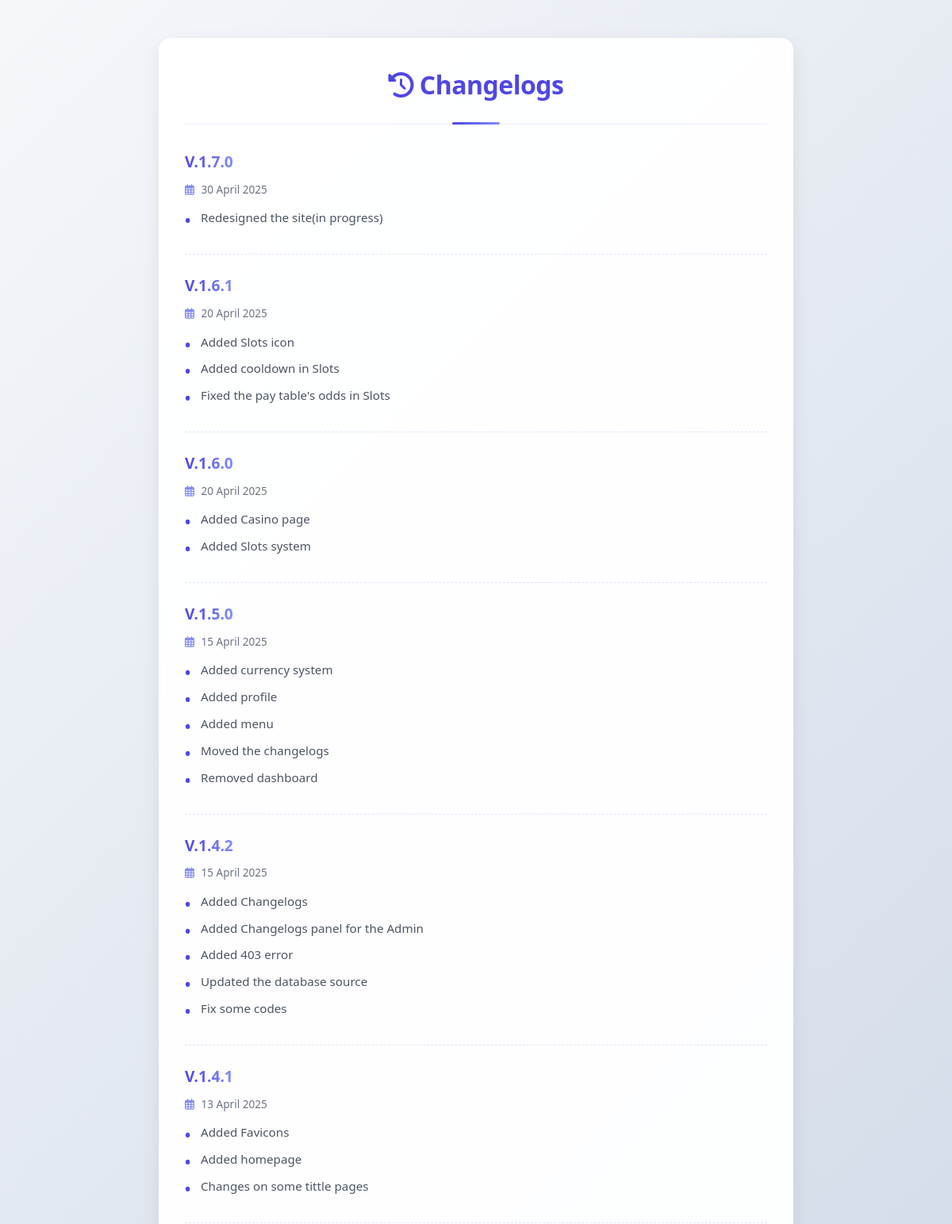
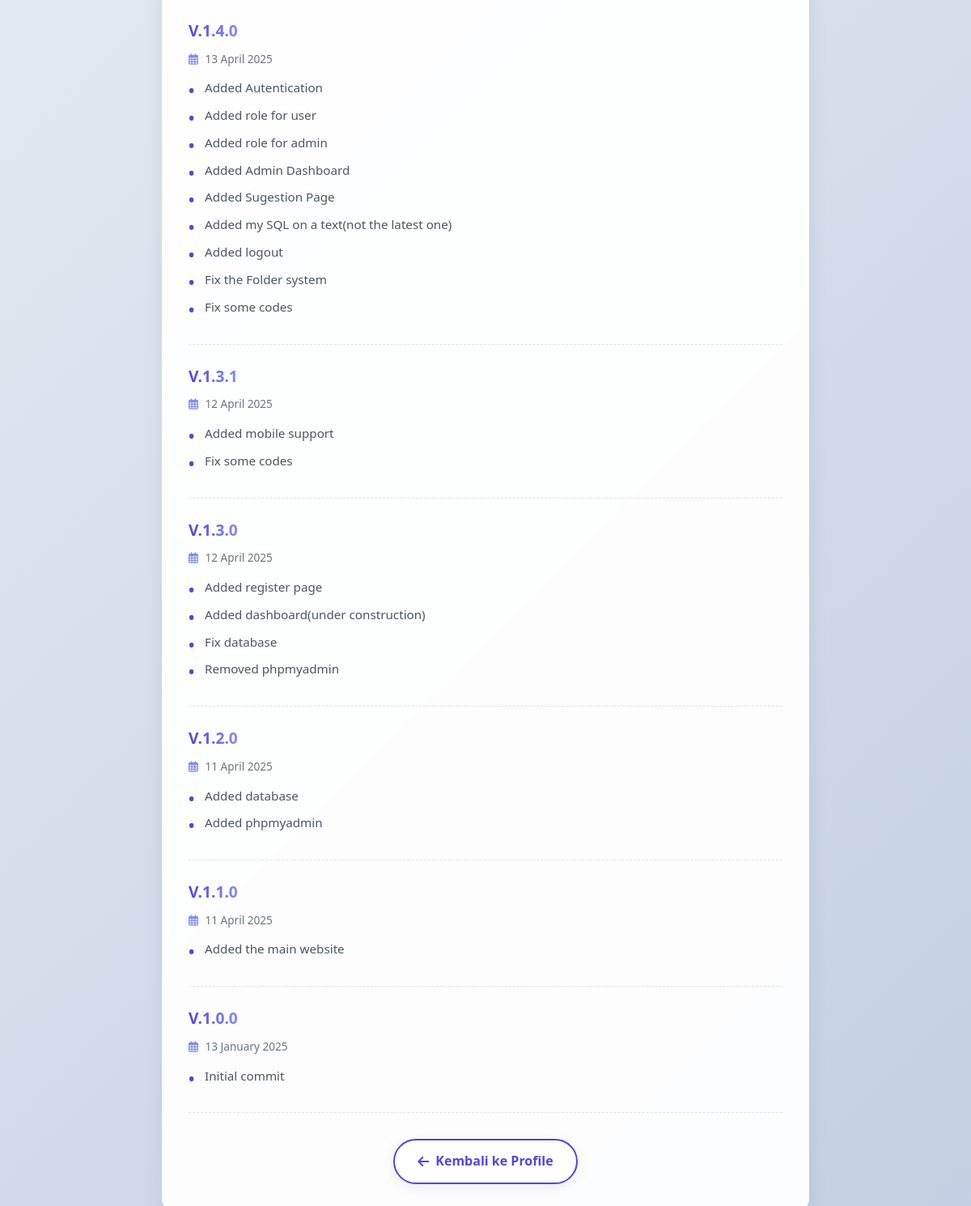
The app's page /profile/changelogs/index.php (signed in) with its own data (2 pictures, top to bottom).
### tables this page shows
CREATE TABLE `changelogs` (
  `id` int(11) NOT NULL AUTO_INCREMENT,
  `version` varchar(50) NOT NULL COMMENT 'Contoh: v1.0.1, Build 20250415',
  `description` text NOT NULL COMMENT 'Detail perubahan pada versi ini',
  `update_date` date NOT NULL COMMENT 'Tanggal update versi ini',
  `created_at` timestamp NULL DEFAULT current_timestamp(),
  `updated_at` timestamp NULL DEFAULT current_timestamp() ON UPDATE current_timestamp(),
  PRIMARY KEY (`id`),
  KEY `idx_update_date` (`update_date`) COMMENT 'Index untuk sorting berdasarkan tanggal'
);

### profile/changelogs/index.php (the view, shortened to what this page needs)
<?php
$conn = new mysqli("localhost", "admin", "admin123", "login_app");
if ($conn->connect_error) {
    $error_message = "Gagal terhubung ke database. Silakan coba lagi nanti.";
    $changelogs = [];
} else {
    $sql_changelog = "SELECT version, description, update_date FROM changelogs ORDER BY update_date DESC, id DESC";
    $result_changelog = $conn->query($sql_changelog);
    $changelogs = [];
    if ($result_changelog) {
        while ($row = $result_changelog->fetch_assoc()) {
            $changelogs[] = $row;
        }
    } else {
        $error_message = "Gagal mengambil data changelogs: " . $conn->error;
    }
}
?>
<!DOCTYPE html>
<html lang="id">
<head>
<link rel="stylesheet" href="/assets/css/main.css">
<link rel="stylesheet" href="https://cdnjs.cloudflare.com/ajax/libs/font-awesome/6.4.0/css/all.min.css">
</head>
<body>
<div class="changelog-container">
    <div class="changelog-header">
        <h1><i class="fas fa-history"></i> Changelogs</h1>
    </div>
    <?php if (!empty($changelogs)): ?>
        <?php foreach ($changelogs as $log): ?>
            <div class="changelog-item">
                <h4><?= htmlspecialchars($log['version']) ?></h4>
                <span class="date"><i class="far fa-calendar-alt"></i> <?= date("d F Y", strtotime($log['update_date'])) ?></span>
                <?php
                $raw_description = htmlspecialchars($log['description']);
                $lines = explode("\n", $raw_description);
                echo '<ul class="changelog-list">';
                foreach ($lines as $line) {
                    $trimmed_line = trim($line);
                    if (!empty($trimmed_line)) {
                        $content = (strpos($trimmed_line, '-') === 0) ? ltrim(substr($trimmed_line, 1)) : $trimmed_line;
                        echo '<li>' . $content . '</li>';
                    }
                }
                echo '</ul>';
                ?>
            </div>
        <?php endforeach; ?>
    <?php elseif (!isset($error_message)):  ?>
        <p class="no-changelog"><i class="fas fa-info-circle"></i> Belum ada riwayat pembaruan yang tercatat.</p>
    <?php endif; ?>
    <div class="back-link-container">
         <a href="/profile" class="btn btn-secondary"><i class="fas fa-arrow-left"></i> Kembali ke Profile</a>
    </div>
</div>
</body>
</html>

### assets/css/main.css (style rules this page uses)
* { margin: 0; padding: 0; box-sizing: border-box; font-family: 'Segoe UI', 'Roboto', 'Arial', sans-serif; }
html { scroll-behavior: smooth; }
body { min-height: 100vh; background: linear-gradient(135deg, #f5f7fa 0%, #c3cfe2 100%); color: #4b5563; line-height: 1.6; font-size: 16px; overflow-x: hidden; position: relative; }
h1, h2, h3, h4, h5, h6 { color: #334155; margin-bottom: 1rem; font-weight: 700; }
h1 { font-size: 2.2rem; letter-spacing: -0.5px; }
a { color: #4f46e5; text-decoration: none; transition: color 0.2s ease; }
.btn { display: inline-flex; align-items: center; justify-content: center; padding: 0.8rem 1.8rem; font-size: 1rem; border: none; border-radius: 50px; cursor: pointer; transition: all 0.3s ease; font-weight: 600; text-decoration: none; gap: 8px; box-shadow: 0 4px 15px rgba(0, 0, 0, 0.08); white-space: nowrap; }
.btn-secondary { background-color: #fff; color: #4f46e5; border: 2px solid #4f46e5; }
.changelog-item { margin-bottom: 25px; padding-bottom: 20px; border-bottom: 1px dashed rgba(79, 70, 229, 0.2); }
.changelog-item h4 { font-size: 1.1rem; margin: 0 0 10px 0; color: #1f2937; display: inline-block; background: linear-gradient(to right, #4f46e5, #818cf8); -webkit-background-clip: text; -webkit-text-fill-color: transparent; background-clip: text; }
.changelog-item .date { font-size: 0.85rem; color: #6b7280; margin-bottom: 12px; display: block; font-weight: 500; }
.changelog-item .date i { margin-right: 5px; color: #818cf8; }
.changelog-item ul.changelog-list { font-size: 0.9rem; line-height: 1.6; color: #4b5563; margin: 0; padding-left: 0; list-style-type: none; white-space: normal; word-wrap: break-word; }
.changelog-item ul.changelog-list li { margin-bottom: 8px; position: relative; padding-left: 20px; }
.changelog-item ul.changelog-list li::before { content: "•"; position: absolute; left: 0; top: 0px; color: #4f46e5; font-weight: bold; font-size: 1.2rem; line-height: 1.6; }

### profile/changelogs/index.php (style rules this page uses)
body { background: linear-gradient(135deg, #f5f7fa 0%, #c3cfe2 100%); display: block; min-height: 100vh; padding-top: 2rem; }
.changelog-container { background-color: rgba(255, 255, 255, 0.95); padding: 2rem; margin: 1rem auto; border-radius: 15px; box-shadow: 0 8px 25px rgba(0, 0, 0, 0.08); max-width: 800px; backdrop-filter: blur(5px); border: 1px solid rgba(255, 255, 255, 0.18); }
.changelog-header { text-align: center; margin-bottom: 2rem; padding-bottom: 1rem; border-bottom: 1px solid rgba(79, 70, 229, 0.1); position: relative; }
.changelog-header::after { content: ''; position: absolute; bottom: -1px; left: 50%; transform: translateX(-50%); width: 60px; height: 3px; background: linear-gradient(to right, #4f46e5, #818cf8); border-radius: 2px; }
.changelog-header h1 { font-size: 2rem; margin-bottom: 0.5rem; color: #4f46e5; }
.changelog-item { margin-bottom: 1.5rem; padding-bottom: 1.5rem; border-bottom: 1px dashed rgba(79, 70, 229, 0.15); }
.changelog-item h4 { font-size: 1.2rem; color: #334155; margin-bottom: 0.5rem; display: inline-block; }
.changelog-item .date { font-size: 0.85rem; color: #6b7280; margin-bottom: 0.8rem; display: block; }
.changelog-item .date i { margin-right: 5px; color: #818cf8; }
.changelog-item ul.changelog-list { font-size: 0.95rem; line-height: 1.7; color: #4b5563; margin: 0; padding-left: 0; list-style-type: none; }
.changelog-item ul.changelog-list li { margin-bottom: 0.5rem; position: relative; padding-left: 20px; }
.changelog-item ul.changelog-list li::before { content: "•"; position: absolute; left: 0; top: 0px; color: #4f46e5; font-weight: bold; font-size: 1.2rem; line-height: 1.7; }
.back-link-container { text-align: center; margin-top: 2rem; }

### records on screen
changelogs: version "V.1.7.0", update_date "30 April 2025", description "Redesigned the site(in progress)"
changelogs: version "V.1.6.1", update_date "20 April 2025", description "Added Slots icon", description "Added cooldown in Slots", description "Fixed the pay table's odds in Slots"
changelogs: version "V.1.6.0", update_date "20 April 2025", description "Added Casino page", description "Added Slots system"
changelogs: version "V.1.5.0", update_date "15 April 2025", description "Added currency system", description "Added profile", description "Added menu", description "Moved the changelogs", description "Removed dashboard"
changelogs: version "V.1.4.2", update_date "15 April 2025", description "Added Changelogs", description "Added Changelogs panel for the Admin", description "Added 403 error", description "Updated the database source", description "Fix some codes"
changelogs: version "V.1.4.1", update_date "13 April 2025", description "Added Favicons", description "Added homepage", description "Changes on some tittle pages"
changelogs: version "V.1.4.0", update_date "13 April 2025", description "Added Autentication", description "Added role for user", description "Added role for admin", description "Added Admin Dashboard", description "Added Sugestion Page", description "Added my SQL on a text(not the latest one)", description "Added logout", description "Fix the Folder system", description "Fix some codes"
changelogs: version "V.1.3.1", update_date "12 April 2025", description "Added mobile support", description "Fix some codes"
changelogs: version "V.1.3.0", update_date "12 April 2025", description "Added register page", description "Added dashboard(under construction)", description "Fix database", description "Removed phpmyadmin"
changelogs: version "V.1.2.0", update_date "11 April 2025", description "Added database", description "Added phpmyadmin"
changelogs: version "V.1.1.0", update_date "11 April 2025", description "Added the main website"
changelogs: version "V.1.0.0", update_date "13 January 2025", description "Initial commit"
